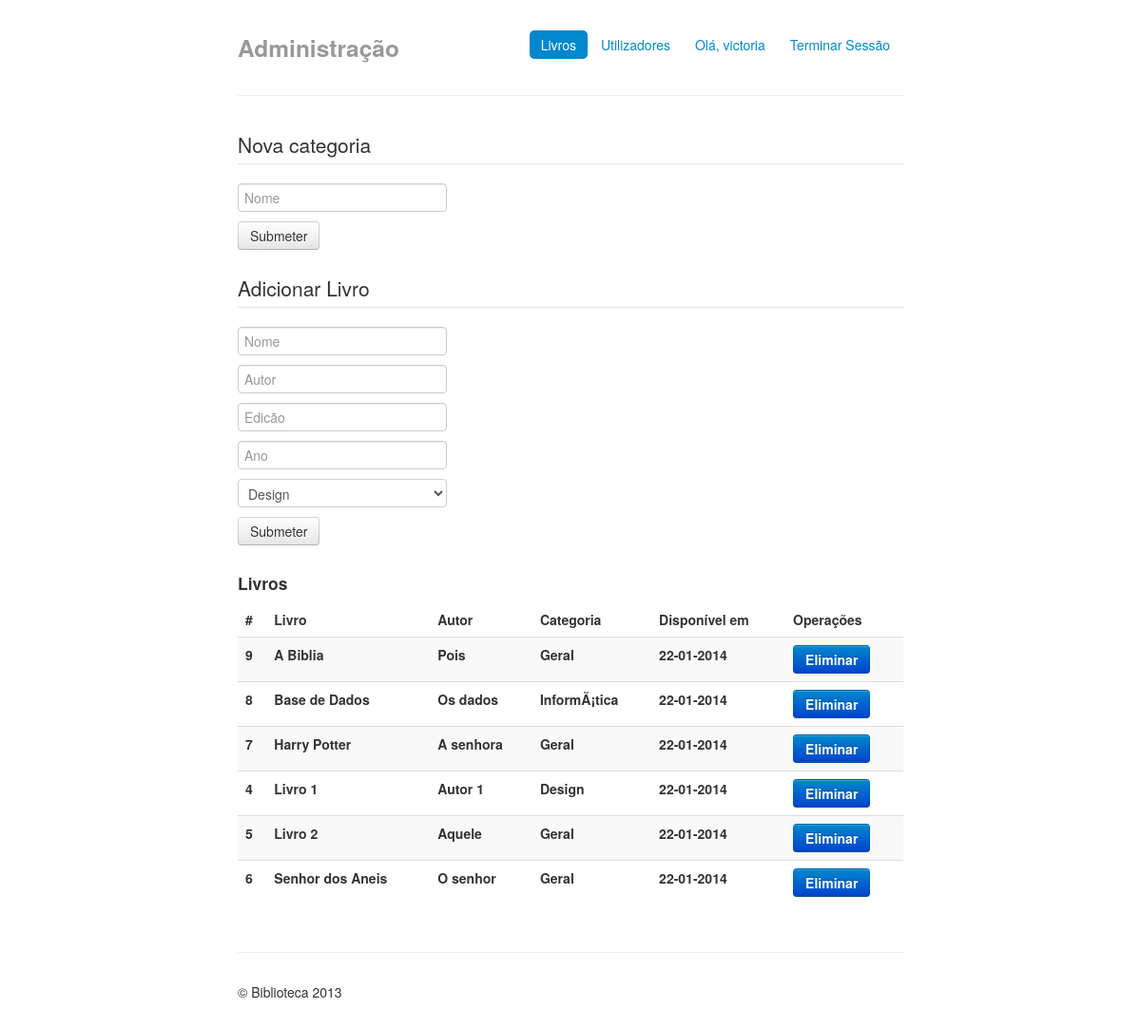
/admin.php?do=livros (signed in), run on the app's committed database.
### tables this page shows
CREATE TABLE `Livro` (
  `ID_Livro` int(11) NOT NULL AUTO_INCREMENT,
  `nome` varchar(120) NOT NULL,
  `autor` varchar(120) NOT NULL,
  `edicao` varchar(120) NOT NULL,
  `data` int(11) NOT NULL,
  PRIMARY KEY (`ID_Livro`)
);

CREATE TABLE `Categoria` (
  `ID_Categoria` int(11) NOT NULL AUTO_INCREMENT,
  `Nome` varchar(30) NOT NULL,
  PRIMARY KEY (`ID_Categoria`)
);

### models/basededados.php (called while the page is built, shortened)
<?php
	function lista($tabela,$ordem="",$asc="",$limiteInferior="",$limiteSuperior="") {
		$limite = '';
		if($ordem != '' && $asc != '') {
			$ordem = "ORDER BY ".$ordem." ".$asc;
		}
		$s = "SELECT * FROM ".$tabela." ".$ordem." ".$limite;
		$q = mysql_query($s) or die(mysql_error());
		if(mysql_num_rows($q) > 0) {
			while($result[] = mysql_fetch_object($q));
			return $result;
		} else {
			return false;
		}
	}
	function pesquisaCategoriaLivro($id_livro) {
		$s = "SELECT Categoria.nome FROM Categoria,Categoria_Livro WHERE Categoria.ID_Categoria = Categoria_Livro.ID_Categoria AND Categoria_Livro.ID_Livro = $id_livro";
		$q = mysql_query($s) or die(mysql_error());
		if(mysql_num_rows($q) > 0) {
			$res = mysql_fetch_row($q);
			return $res[0];
		}
	}
	function calcDisponibilidade($ID_Livro) {
		$s = "SELECT dataentrega FROM Reserva WHERE ID_Livro = $ID_Livro ORDER BY dataentrega DESC";
		$q = mysql_query($s) or die(mysql_error());
		if(mysql_num_rows($q) > 0) {
			$res = mysql_fetch_row($q);
			return $res[0];
		}else{
			return time();
		}
	}
?>

### views/listaLivrosAdmin.php (the view)
<div class="row-fluid">
  <div class="span12">
    <form method="POST" action="admin.php?do=adicionarCategoria">
    <fieldset>
        <legend>Nova categoria</legend>
        <input type="text" name="nome" placeholder="Nome">
        <br />
        <button type="submit" class="btn">Submeter</button>
      </fieldset>
    </form>
  </div>
</div>
<div class="row-fluid">
  <div class="span12">
    <form method="POST" action="admin.php?do=adicionarLivro">
    <fieldset>
        <legend>Adicionar Livro</legend>
        <input type="text" name="nome" placeholder="Nome"><br />
        <input type="text" name="autor" placeholder="Autor"><br />
        <input type="text" name="edicao" placeholder="Edicão"><br />
        <input type="text" name="ano" placeholder="Ano"><br />
        <select name="categoria">
          <?php foreach($categorias as $c) {
                  if(is_object($c))
                    echo "<option value='$c->ID_Categoria'>".$c->Nome."</option>";
                } ?>
        </select>
        <br />
        <button type="submit" class="btn">Submeter</button>
      </fieldset>
    </form>
  </div>
</div>
<div class="row-fluid">
  <div class="span12">
    <h4>Livros</h4>
    <table class="table table-striped">
        <thead>
          <tr>
            <th>#</th>
            <th>Livro</th>
            <th>Autor</th>
            <th>Categoria</th>
            <th>Disponível em</th>
            <?php
              if(isset($_SESSION['ID_Utilizador'])) {?><th>Operações</th><?php }?>
          </tr>
        </thead>
        <tbody>
          <?php foreach($livros as $l) { if(is_object($l)) { ?>
            <tr>
              <th><?=$l->ID_Livro?></th>
              <th><?=$l->nome?></th>
              <th><?=$l->autor?></th>
              <th><?=pesquisaCategoriaLivro($l->ID_Livro)?>
              <th><?php
                      if(calcDisponibilidade($l->ID_Livro))
                        echo date('d-m-Y',calcDisponibilidade($l->ID_Livro));
                  ?>
              </th>
              <th><?php if(isset($_SESSION['ID_Utilizador'])) {?> <a href="admin.php?do=removerLivro&livro=<?=$l->ID_Livro?>"<button class="btn btn-primary"> Eliminar </button></a><?php } ?> </th>
            </tr>
          <?php } } ?>
        </tbody>
    </table>
  </div>
</div>

### views/includes/back_template.php (style rules this page uses)
body { padding-top: 20px; padding-bottom: 40px; }

### data on the page
livro: ID_Livro "9", nome "A Biblia", autor "Pois", ID_Livro.Nome "Geral", ID_Livro "22-01-2014"
livro: ID_Livro "8", nome "Base de Dados", autor "Os dados", ID_Livro.Nome "InformÃ¡tica", ID_Livro "22-01-2014"
livro: ID_Livro "7", nome "Harry Potter", autor "A senhora", ID_Livro.Nome "Geral", ID_Livro "22-01-2014"
livro: ID_Livro "4", nome "Livro 1", autor "Autor 1", ID_Livro.Nome "Design", ID_Livro "22-01-2014"
livro: ID_Livro "5", nome "Livro 2", autor "Aquele", ID_Livro.Nome "Geral", ID_Livro "22-01-2014"
livro: ID_Livro "6", nome "Senhor dos Aneis", autor "O senhor", ID_Livro.Nome "Geral", ID_Livro "22-01-2014"

### other printed values
$_SESSION['nome'] "victoria"
form field categoria "Design"
